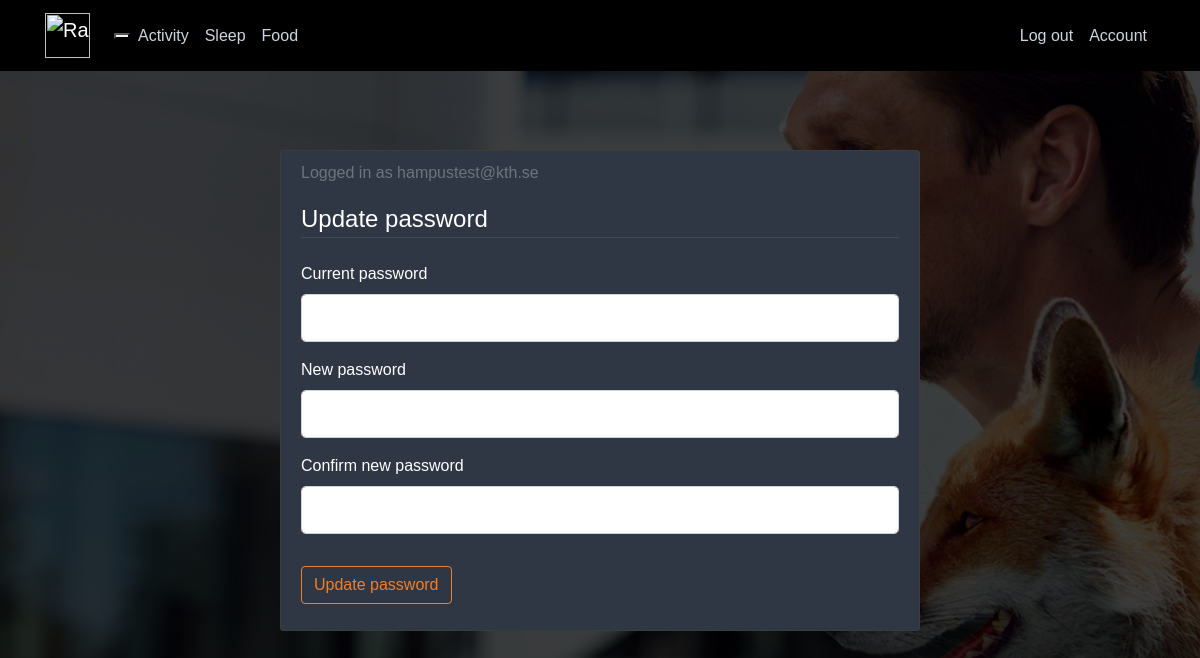
The page /account (signed in) on the database as committed earlier.
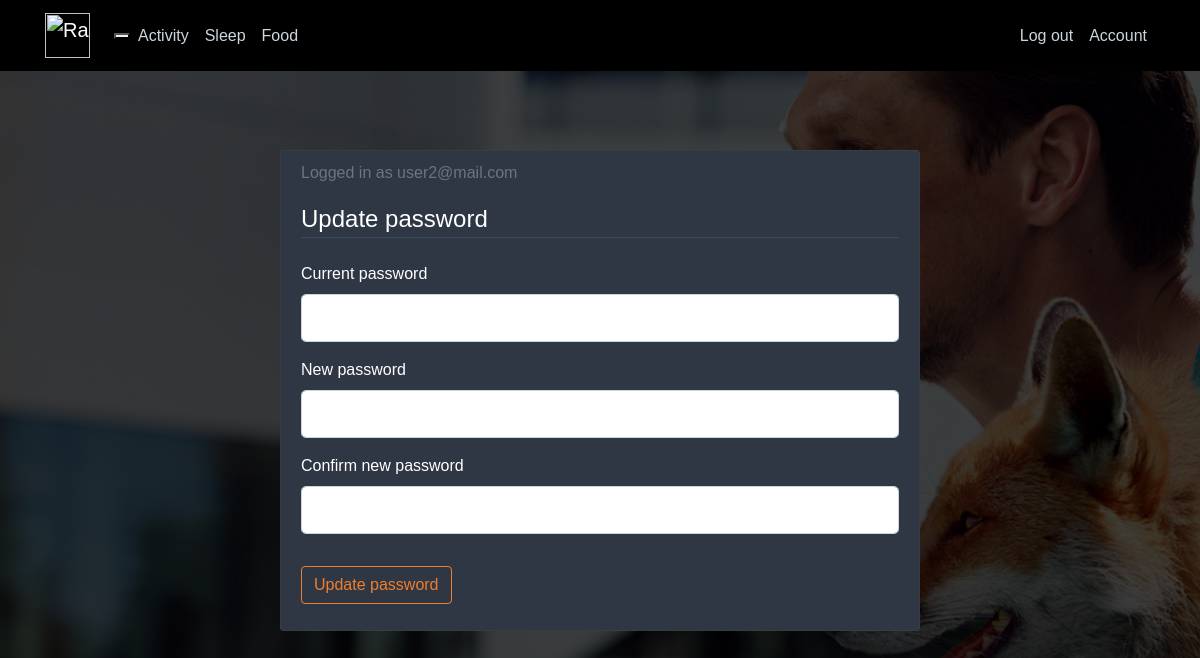
The same page on the database as committed later.
### app/models.py (models this page shows, shortened)
class User(db.Model, UserMixin):
	id = db.Column(db.Integer, primary_key=True)	# Unikt för varje användare, används när man skapar unika "reset-password-tokens"
	email = db.Column(db.String(120), unique=True, nullable=False)
	password = db.Column(db.String(60), nullable=False)

### app/routes.py (the view, shortened to what this page needs)
@app.route("/account", methods=['GET', 'POST'])
@login_required		# Går bara att accessa om du är inloggad
def account():
	form = UpdateAccountForm()
	return render_template('account.html', title='Account', form=form)

### app/forms.py
class UpdateAccountForm(FlaskForm):
	old_password = PasswordField('Current password', validators=[DataRequired()])
	new_password = PasswordField('New password', validators=[DataRequired()])
	confirm_password = PasswordField('Confirm new password', validators=[DataRequired(), EqualTo('new_password')])
	submit = SubmitField('Update password')

### app/models.py (called while the page is built)
@login_manager.user_loader
def load_user(user_id):
	return User.query.get(int(user_id))

### app/templates/account.html (shortened to what this page needs)
{% extends "layout.html" %}
{% block content %}
<div class="loginform-wrapper">
  <div class="loginform-content">
  	<div class="content-section login-section">
          <div class="media">
      <div class="media-body">
        <p class="text-secondary">Logged in as {{ current_user.email }}</p>
      </div>
  </div>
	<form method="POST" action="">
		<fieldset class="form-group">
			<legend class="border-bottom mb-4">Update password</legend>
			<div class="form-group">
				{{ form.old_password.label(class="form-control-label") }}
				{% if form.old_password.errors %}
					{{ form.old_password(class="form-control form-control-lg is-invalid") }}
					<div class="invalid-feedback">
						{% for errors in form.old_password.errors %}
						<span>{{ errors }}</span>
						{% endfor %}
					</div>
				{% else %}
					{{ form.old_password(class="form-control form-control-lg") }}
				{% endif %}
			</div>
			<div class="form-group">
				{{ form.new_password.label(class="form-control-label") }}
				{% if form.new_password.errors %}
					{{ form.new_password(class="form-control form-control-lg is-invalid") }}
					<div class="invalid-feedback">
						{% for errors in form.new_password.errors %}
						<span>{{ errors }}</span>
						{% endfor %}
					</div>
				{% else %}
					{{ form.new_password(class="form-control form-control-lg") }}
				{% endif %}
			</div>
			<div class="form-group">
				{{ form.confirm_password.label(class="form-control-label") }}
				{% if form.confirm_password.errors %}
					{{ form.confirm_password(class="form-control form-control-lg is-invalid") }}
					<div class="invalid-feedback">
						{% for errors in form.confirm_password.errors %}
						<span>{{ errors }}</span>
						{% endfor %}
					</div>
				{% else %}
					{{ form.confirm_password(class="form-control form-control-lg") }}
				{% endif %}
			</div>
		</fieldset>
		<div class="form-group">
			{{ form.submit(class="btn btn-outline-info") }}
		</div>
	</form>
</div>
{% endblock content%}

### app/templates/layout.html (shortened to what this page needs)
<html>
<head>
    <link rel="stylesheet" href="https://maxcdn.bootstrapcdn.com/bootstrap/4.0.0/css/bootstrap.min.css">
    <link rel="stylesheet" type="text/css" href="{{ url_for('static', filename = 'hamburger.css') }}")>
    <link rel="stylesheet" type="text/css" href="{{ url_for('static', filename='main.css') }}">
    <link rel="stylesheet" type="text/css" href="{{ url_for('static', filename='custom.css') }}">
</head>
<body>
	<header class="site-header">
	  <nav class="navbar navbar-expand-md navbar-dark bg-steel fixed-top">
	    <div class="container">
	      <a class="navbar-brand mr-4" href="/"><img src="https://racefox.se/assets/racefox-logos/Racefox-White-Shaded-250.png" height = "45" class = "img-responsive" alt="Racefox"></img></a>
        <div>
            <button class="navbar-toggler hamburger hamburger--spin" type="button" data-toggle="collapse" data-target="#navbarToggle" aria-controls="navbarToggle" aria-expanded="false" aria-label="Toggle navigation">
            <button>
        </div>
	      <div class="collapse navbar-collapse" id="navbarToggle">
	        <div class="navbar-nav mr-auto">
				{% if current_user.is_authenticated %}
	          <a class="nav-item nav-link" href="{{ url_for('load_activity') }}">Activity</a>
	          <a class="nav-item nav-link" href="/sleep">Sleep</a>
	          <a class="nav-item nav-link" href="/food">Food</a>
				{% endif %}
	        </div>
	        <div class="navbar-nav">
	        	{% if current_user.is_authenticated %}
	        		<a class="nav-item nav-link" href="{{ url_for('logout') }}">Log out</a>
	        		<a class="nav-item nav-link" href="{{ url_for('account') }}">Account</a>
	        	{% else %}
	        		<a class="nav-item nav-link" href="{{ url_for('login') }}">Login</a>
	          		<a class="nav-item nav-link" href="{{ url_for('register') }}">Register</a>
	        	{% endif %}
	        </div>
	      </div>
	    </div>
	  </nav>
	</header>
	<main role="main" class="container">
	  <div class="row">
	    <div class="col-md-12">
	    	{% block content %}{% endblock %}
	    </div>
	  </div>
	</main>
</body>
</html>

### app/static/hamburger.css (style rules this page uses)
.hamburger { padding: 15px 15px; display: inline-block; cursor: pointer; transition-property: opacity, filter; transition-duration: 0.15s; transition-timing-function: linear; font: inherit; color: inherit; text-transform: none; background-color: transparent; border: 0; margin: 0; overflow: visible; }

### app/static/main.css (style rules this page uses)
body { background: #fafafa; color: #333333; margin-top: 5rem; }
.bg-steel { background-color: #000000; }
.site-header .navbar-nav .nav-link { color: #cbd5db; }
.content-section { background: #ffffff; padding: 10px 20px; border: 1px solid #dddddd; border-radius: 3px; margin-bottom: 20px; }
body { font-family: Raleway, Helvetica, sans-serif; }

### app/static/custom.css (style rules this page uses)
.login-section { background: #2f3744; border: 1px solid #3c3c3c; color: #fff; max-width: 640px; margin: 0 auto; }
.login-section .border-bottom { border-bottom: 1px solid #404958!important; }
.loginform-wrapper { display: table; width: 100%; height: calc(100vh - 180px); }
.loginform-content { display: table-cell; vertical-align: middle; width: 100%; }
.btn-outline-info { color: #ef7e2d ; background-color: transparent; background-image: none; border-color: #ef7e2d ; }

Rows that differ between the two databases and show on the page:
changed User: email "hampustest@kth.se" → "user2@mail.com"
